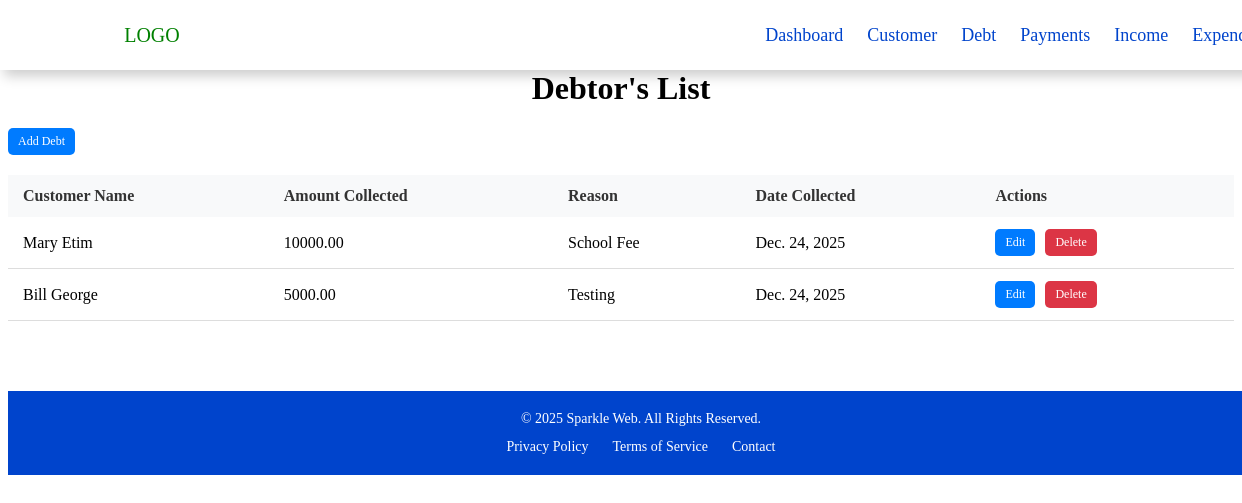
Before: /debt/list/ (signed in) with the older database file.
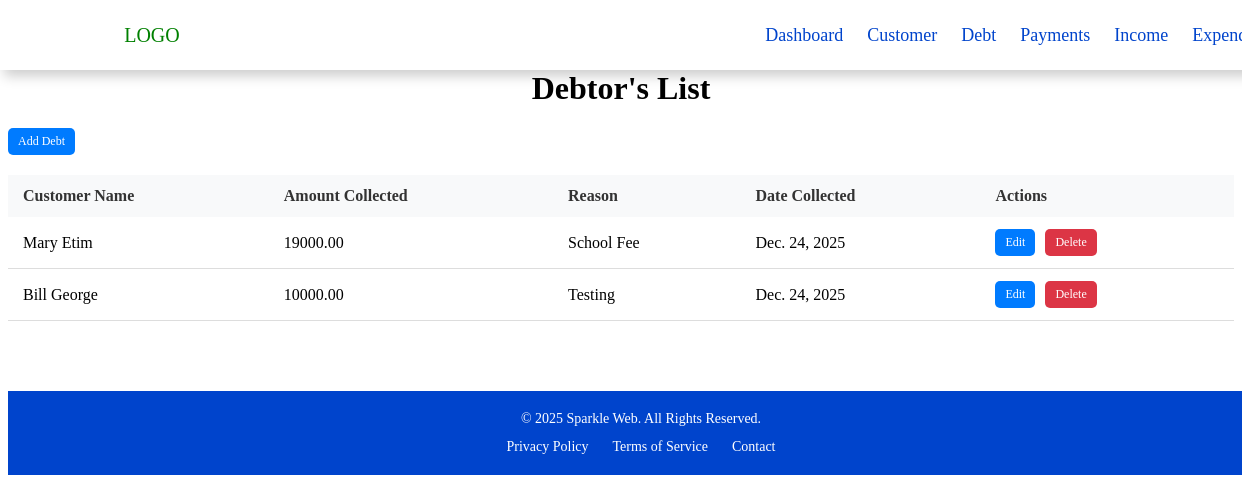
After: the same page with the newer database file.
### debtapp/models.py (models this page shows, shortened)
class Debt(models.Model):
    STATUS = (
        ('owing', 'Owing'),
        ('paid', 'Paid'),
        ('part', 'Part'),
    )
    user = models.ForeignKey(User, on_delete=models.CASCADE, null=True)
    customer = models.ForeignKey(Customer, on_delete=models.CASCADE)
    payment = models.ForeignKey('Payment', on_delete=models.CASCADE, null=True)
    amount = models.DecimalField(max_digits=10, decimal_places=2)
    category = models.CharField(max_length=100)
    date_collected = models.DateField(auto_now_add=True)
    status = models.CharField(max_length=100, choices=STATUS, default='owing')

class Customer(models.Model):
    GENDER = (
        ('male', 'Male'),
        ('female', 'Female'),
    )
    user = models.ForeignKey(User,on_delete=models.CASCADE, null=True)
    name = models.CharField(max_length=100)
    email = models.EmailField(unique=True)
    phone = models.CharField(max_length=15)  # Use CharField for phone numbers
    address = models.CharField(max_length=100)
    sex = models.CharField(max_length=6, choices=GENDER)  # Adjusted max_length

### debtapp/views.py (the view)
# urls.py: path('debt/list/', views.debt_view, name='debt_list'),
def debt_view(request):
    if request.user.is_superuser:
        debts = Debt.objects.all().order_by('-date_collected')
    else:
        debts = Debt.objects.filter(user=request.user).order_by('-date_collected')
    context = {
        'debts':debts
    }
    return render(request, 'tables/debt_list.html',context)

### debtapp/templates/tables/debt_list.html (shortened to what this page needs)
{% extends 'base.html'%} {% block content%}
<div class="container">
  <h1>Debtor's List</h1>
  <td>
    <a href="{% url 'debt_form'%}" class="btn btn-blue">Add Debt</a>
  </td>
  <div class="d-none d-lg-block">
    <table class="table table-bordered">
      <thead>
        <tr>
          <th>Customer Name</th>
          <th>Amount Collected</th>
          <th>Reason</th>
          <th>Date Collected</th>
          <th>Actions</th>
        </tr>
      </thead>
      <tbody>
        {% for d in debts %}
        <tr>
          <td>{{ d.customer.name }}</td>
          <td>{{ d.amount }}</td>
          <td>{{ d.category }}</td>
          <td>{{ d.date_collected }}</td>
          <td>
            <a href="{% url 'debt_update' d.id %}" class="btn btn-blue">Edit</a>
            <a href="{% url 'debt_delete' d.id %}" class="btn btn-red">Delete</a>
          </td>
        </tr>
        {% endfor %}
      </tbody>
    </table>
  </div>
</div>
{% endblock content %}

Changed rows visible on the page:
changed Debt "School Fee": amount "10000.00" → "19000.00"
changed Debt "Testing": amount "5000.00" → "10000.00"
